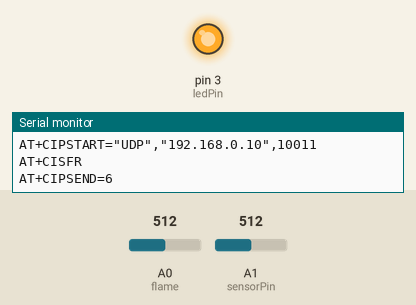
The sketch below on a simulated Arduino Uno, built with avr-gcc and run on an emulated ATmega328P. Parts: output pins drawn as LEDs (lit = HIGH), the last lines printed to the serial monitor. Inputs (shaded band) come from the test bench; at power-on: A0 (flame) = 512, A1 (sensorPin) = 512.

Above: at 11.4 s.
11.5 s: A0 (flame) set to 783
19.2 s: A0 (flame) set to 817
At 26.6 s:
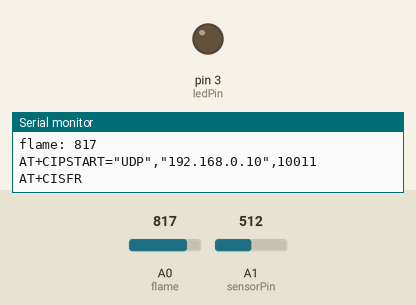
27.5 s: A0 (flame) set to 790
At 34.5 s:
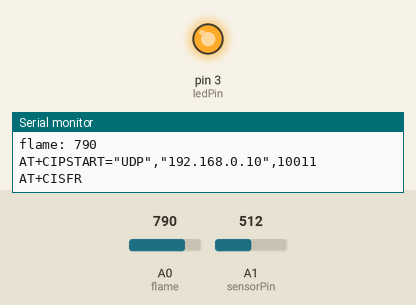
Timing chart, 0 to 36.0 s (numbered marks = the images above; inputs shaded):
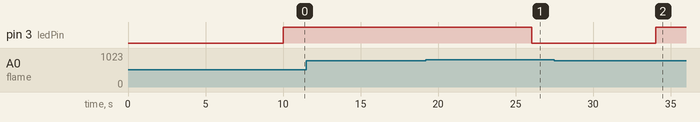

Measured:
- the behaviour switches between 799 and 800 on A0 (flame) (found by bisection; images 0 and 1)
- after the input at 19.2 s, pin 3 (ledPin): HIGH → LOW after 6.8 s
- after the input at 27.5 s, pin 3 (ledPin): LOW → HIGH after 6.6 s

The sketch:

temp_and_photoresistor.ino
```cpp
//wifi stuff
#include <math.h>
#include <SoftwareSerial.h>
#define _baudrate 115200
#define _rxpin 4
#define _txpin 5
SoftwareSerial debug(_rxpin, _txpin);
//wifi connection
#define SSID "IoT-Zero"
#define PASSWORD "IoTL@BZero"
//socket setup
#define IP "192.168.0.10"
#define PORT "10011"
//sensor stuff
const int flame= A0;
const int ledPin=3;
int sensorPin = A1;
int value;

double Thermistor(int RawADC) {
  double Temp,Vo;
  Vo=float(RawADC)*(3.3/4095);
  Temp = log(10000*(3.3/Vo-1));
  Temp = 1 / (0.001129148 + (0.000234125 + (0.0000000876741 * Temp * Temp ))* Temp );
  Temp = Temp - 206.15;// Convert Kelvin to Celcius
  return Temp;
}

void setup() {
  // put your setup code here, to run once:
//wifi stuff
Serial.begin(_baudrate);
  debug.begin(_baudrate);

  sendDebug("AT");
  delay(5000);
  if (Serial.find("OK")) {
    debug.println("recieved ok");
    connectWifi();
  }
//sensor stuff
pinMode(ledPin,OUTPUT);
pinMode(flame, INPUT);
}
int on = 0;
int off = 0;
void loop() {
  int readVal=analogRead(sensorPin);
  double temp =  Thermistor(readVal);
 int fire=analogRead(flame);
updateGateway(temp, fire);

Serial.print( "temp: ");
Serial.println(  temp);

Serial.print( "flame: ");
Serial.println(fire);
delay(500);

if(fire<800 ){
  digitalWrite(ledPin,HIGH);
  if(off<1){

  off=off+1;
  on=0;  }
  }
else{

    if(on<1){

  digitalWrite(ledPin,LOW);
  on=on+1;
  off=0;
  }
  }

}


//////////////////////////////////
//wifi stuff
void updateGateway(int temp, int fire) {
  //setup gateway connection
  String cmd = "AT+CIPSTART=\"UDP\",\"";
  cmd += IP;
  cmd += "\",";
  cmd += PORT;
  sendDebug(cmd);
  Serial.println("AT+CISFR");
  delay(300);
  if (Serial.find("ERROR")) {
    debug.println("RECIEVED: ERROR");

    return;
  }
  //repurposing cmd command. saves memory
  //temp, value-photoresistor
  cmd = String(temp) + " "+ String(fire);
  Serial.print("AT+CIPSEND=");
  Serial.println(cmd.length());
  delay (200);
  if (Serial.find(">")) {
    debug.print(">");
    debug.println(cmd);
    Serial.print(cmd);
  }
  else {
    sendDebug("AT+CIPCLOSE");

  }
  if (Serial.find("OK")) {
    sendDebug("Recieved: OK");
    //maybe not needed
     sendDebug("AT+CIPCLOSE");
  }
  else {
    sendDebug("Recieved: ERROR");

  }
}
void sendDebug(String cmd) {
  debug.print("SEND: ");
  debug.println(cmd);
  Serial.println(cmd);
}
boolean connectWifi() {
  Serial.println("AT+CWMODE=1");
  delay(200);
  String cmd = "AT+CWJAP=\"";
  cmd += SSID;
  cmd += "\",\"";
  cmd += PASSWORD;
  cmd += "\"";

  sendDebug(cmd);
  delay(9000);
  if (Serial.find("OK")) {
    debug.println("RECIEVED: OK");
    Serial.println("CONNECTED");
    return true;
  }
  else {
    debug.println("RECIEVED: ERROR");
    return false;
  }
}
```
